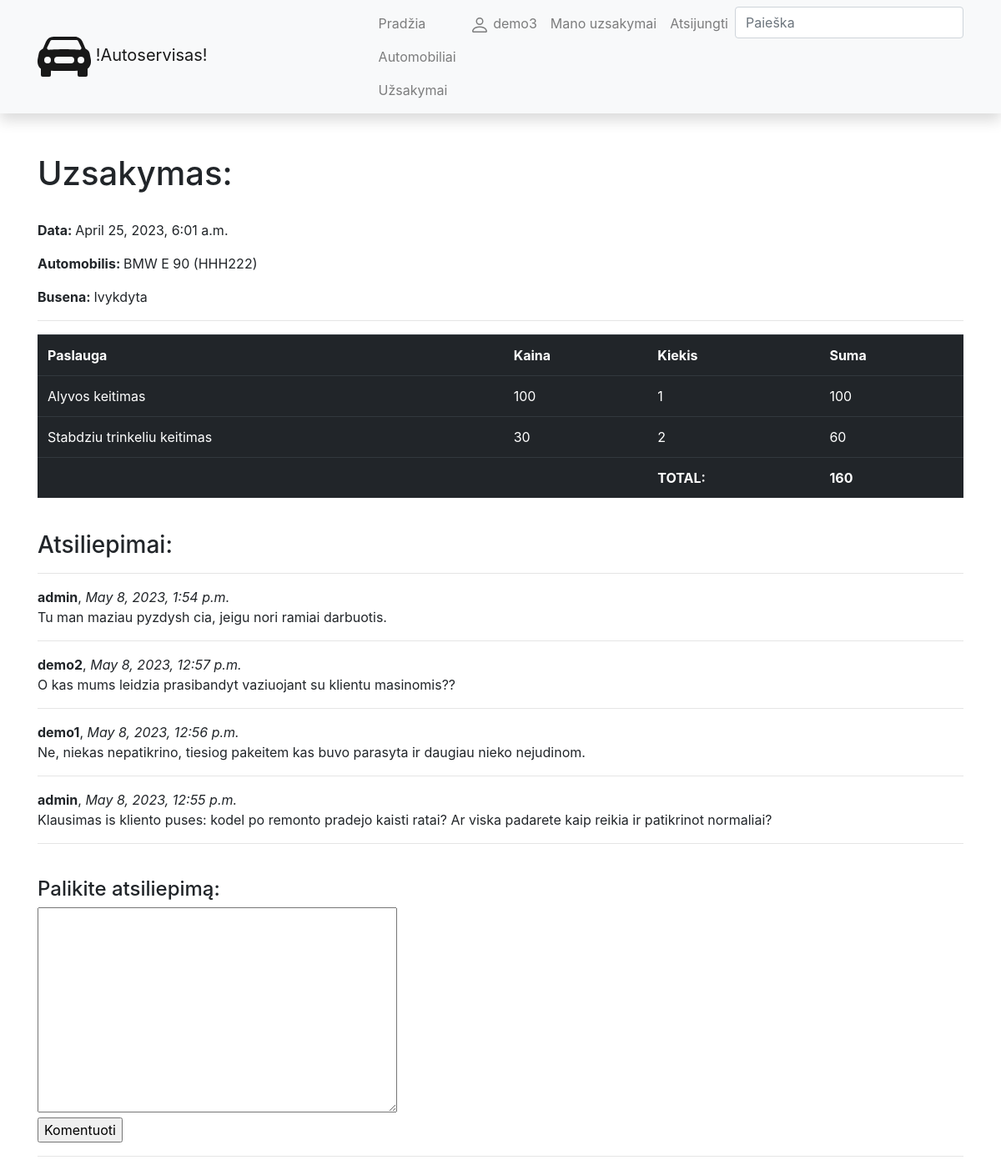
Page /autoservisas/orders/1 (signed in) on the committed database.
### autoservisas/models.py (models this page shows, shortened)
class Uzsakymas(models.Model):
    data = models.DateTimeField(verbose_name='Data ir laikas', auto_now_add=True)
    automobilis = models.ForeignKey(to='Automobilis', verbose_name='Automobilis', on_delete=models.SET_NULL, null=True)
    klientas = models.ForeignKey(to=User, on_delete=models.SET_NULL, null=True, blank=True)
    grazinimo_data = models.DateField(verbose_name='Bus atlikta', null=True, blank=True)
    def total(self):
        total_suma = 0
        for line in self.lines.all():
            total_suma += line.suma()
        return total_suma
    LOAN_STATUS = (
        ('p', 'Patvirtinta'),
        ('v', 'Vykdoma'),
        ('a', 'Atsaukta'),
        ('t', 'Tvirtinama'),
        ('i', 'Ivykdyta'),
    )
    status = models.CharField(verbose_name="Busena", max_length=1, choices=LOAN_STATUS, blank=True, default='t')
    class Meta:
        verbose_name = "Uzsakymas"
        verbose_name_plural = "Uzsakymai"

class Automobilis(models.Model):
    valstybinis_nr = models.CharField(verbose_name='Valstybinis numeris', max_length=6)
    vin = models.CharField(verbose_name='VIN kodas', max_length=17)
    kliento_vardas = models.CharField(verbose_name='Savininkas', max_length=50)
    automobilio_modelis = models.ForeignKey(to='AutomobilioModelis', verbose_name='Automobilio modelis', on_delete=models.SET_NULL, null=True)
    photo = models.ImageField(verbose_name="Nuotrauka", upload_to='vehicles', null=True, blank=True) #arba tik blank=True
    description = HTMLField(verbose_name='Aprasymas', max_length=2000, default='')
    def __str__(self):
        return f'{self.automobilio_modelis} ({self.valstybinis_nr})'
    class Meta:
        verbose_name = "Automobilis"
        verbose_name_plural = "Automobiliai"

class AutomobilioModelis(models.Model):
    marke = models.CharField(verbose_name='Gamintojas', max_length=50)
    modelis = models.CharField(verbose_name='Modelis', max_length=50)
    def __str__(self):
        return f'{self.marke} {self.modelis}'
    class Meta:
        verbose_name = "Automobilio modelis"
        verbose_name_plural = "Automobilio modeliai"

class UzsakymoEilute(models.Model):
    uzsakymas = models.ForeignKey(to='Uzsakymas', on_delete=models.CASCADE, related_name='lines')
    paslauga = models.ForeignKey(to='Paslauga', verbose_name='Paslauga', on_delete=models.SET_NULL, null=True)
    kiekis = models.IntegerField(verbose_name='Kiekis')
    def suma(self):
        return self.paslauga.kaina * self.kiekis
    class Meta:
        verbose_name = "Uzsakymo eilute"
        verbose_name_plural = "Uzsakymo eilutes"

class Paslauga(models.Model):
    pavadinimas = models.CharField(verbose_name='Pavadinimas', max_length=50)
    kaina = models.IntegerField(verbose_name='Kaina')
    def __str__(self):
        return self.pavadinimas
    class Meta:
        verbose_name = "Paslauga"
        verbose_name_plural = "Paslaugos"

class OrderReview(models.Model):
    uzsakymas = models.ForeignKey(to='Uzsakymas', verbose_name='Uzsakymas', on_delete=models.SET_NULL, null=True, blank=True, related_name='reviews')
    komentatorius = models.ForeignKey(to=User, on_delete=models.SET_NULL, null=True, blank=True)
    sukurimo_data = models.DateTimeField(verbose_name='Data', auto_now_add=True)
    komentaras = models.TextField(verbose_name='Atsiliepimas', max_length=3000)
    class Meta:
        verbose_name = 'Atsiliepimas'
        verbose_name_plural = 'Atsiliepimai'
        ordering = ['-sukurimo_data']

### autoservisas/views.py (the view, shortened to what this page needs)
# urls.py: path('orders/<int:pk>', views.OrderDetailView.as_view(), name='order'),
class OrderDetailView(FormMixin, generic.DetailView):
    model = Uzsakymas
    template_name = 'order.html'
    context_object_name = 'order'
    form_class = OrderReviewForm

### autoservisas/forms.py
class OrderReviewForm(forms.ModelForm):
    class Meta:
        model = OrderReview
        fields = ['komentaras']

### autoservisas/templates/order.html (shortened to what this page needs)
{% extends 'base.html'%}
{% block content %}
<h1>Uzsakymas:</h1>
<br>
<p><strong>Data: </strong>{{ order.data }}</p>
<p><strong>Automobilis: </strong>{{ order.automobilis }}</p>
<p><strong>Busena: </strong>{{ order.get_status_display }}</p>
<hr>
<table class="table table-dark table-hover">
    <tr>
        <th>Paslauga</th>
        <th>Kaina</th>
        <th>Kiekis</th>
        <th>Suma</th>
    </tr>
{% for line in order.lines.all %}
    <tr>
        <td>{{ line.paslauga }}</td>
        <td>{{ line.paslauga.kaina }}</td>
        <td>{{ line.kiekis }}</td>
        <td>{{ line.suma }}</td>
    </tr>
{% endfor %}
    <tr>
        <td></td>
        <td></td>
        <td><strong>TOTAL:</strong></td>
        <td><strong>{{ order.total }}</strong></td>
    </tr>
</table>
<br>
<h3>Atsiliepimai:</h3>
{% if order.reviews.all %}
{% for review in order.reviews.all %}
<hr>
<strong>{{ review.komentatorius }}</strong>, <em>{{ review.sukurimo_data }}</em>
<p>{{ review.komentaras }}</p>
{% endfor %}
{% else %}
<p>Siame uzsakyme nera jokiu atsiliepimu.</p>
{% endif %}
{% if user.is_authenticated %}
  <div class="fieldWrapper">
    <hr><br/>
    <h4>Palikite atsiliepimą:</h4>
    <form action="" method="post">
      {{ form.komentaras }}</br>
      <input type="submit" value="Komentuoti">
    </form>
  </div>
<hr>
  {% endif %}
{% endblock %}

### autoservisas/templates/base.html (shortened to what this page needs)
<!DOCTYPE html>
<html lang="en">
<head>
    <link rel="stylesheet" href="https://stackpath.bootstrapcdn.com/bootstrap/4.1.3/css/bootstrap.min.css"
>
    <link rel="stylesheet" href="https://cdnjs.cloudflare.com/ajax/libs/font-awesome/4.7.0/css/font-awesome.min.css">
    {% load static %}
</head>
<body>
{% load i18n %}
<nav class="navbar navbar-expand-lg navbar-light bg-light static-top mb-5 shadow">
    <div class="container">
        <a class="navbar-brand" href="#">
            !Autoservisas!</a>
        <div class="collapse navbar-collapse" id="navbarResponsive">
            <ul class="navbar-nav ml-auto">
                <li class="nav-item">
                    <a class="nav-link" href="{% url 'index' %}">Pradžia</a>
                    <a class="nav-link" href="{% url 'vehicles' %}">Automobiliai</a>
                    <a class="nav-link" href="{% url 'orders' %}">Užsakymai</a>
                </li>
                {% if user.is_authenticated %}
                <li class="nav-item"><a class="nav-link" href="{% url 'profile' %}">
                    {{ user.get_username }}</a></li>
                <li class="nav-item"><a class="nav-link" href="{% url 'my_orders'%}">Mano uzsakymai</a></li>
                <li class="nav-item"><a class="nav-link" href="{% url 'logout'%}">Atsijungti</a></li>
                {% else %}
                <li class="nav-item"><a class="nav-link" href="{% url 'register'%}">Registruotis</a></li>
                <li class="nav-item"><a class="nav-link" href="{% url 'login'%}">Prisijungti</a></li>
                {% endif %}
                <li>
                <form action="{% url 'search' %}" method="get" class="form-inline my-2 my-md-0">
                <input name="query" class="form-control" type="text" placeholder="Paieška">
                </form>
                </li>
            </ul>
        </div>
    </div>
</nav>
<div class="container">
    {% block content %}{% endblock %}
</div>
</body>
</html>

### rows in the picture
Uzsakymas: data "April 25, 2023, 6:01 a.m.", automobilis "BMW E 90 (HHH222)", status "Ivykdyta", total "160"
UzsakymoEilute: paslauga "Alyvos keitimas", paslauga.kaina "100", kiekis "1", suma "100"
UzsakymoEilute: paslauga "Stabdziu trinkeliu keitimas", paslauga.kaina "30", kiekis "2", suma "60"
OrderReview: komentatorius "admin", sukurimo_data "May 8, 2023, 1:54 p.m.", komentaras "Tu man maziau pyzdysh cia, jeigu nori ramiai darbuotis."
OrderReview: komentatorius "demo2", sukurimo_data "May 8, 2023, 12:57 p.m.", komentaras "O kas mums leidzia prasibandyt vaziuojant su klientu masinomis??"
OrderReview: komentatorius "demo1", sukurimo_data "May 8, 2023, 12:56 p.m.", komentaras "Ne, niekas nepatikrino, tiesiog pakeitem kas buvo parasyta ir daugiau nieko nejudinom."
OrderReview: komentatorius "admin", sukurimo_data "May 8, 2023, 12:55 p.m.", komentaras "Klausimas is kliento puses: kodel po remonto pradejo kaisti ratai? Ar viska padarete kaip reikia ir patikrinot normaliai?"

### other values in the picture
{{ user.get_username }} "demo3"
